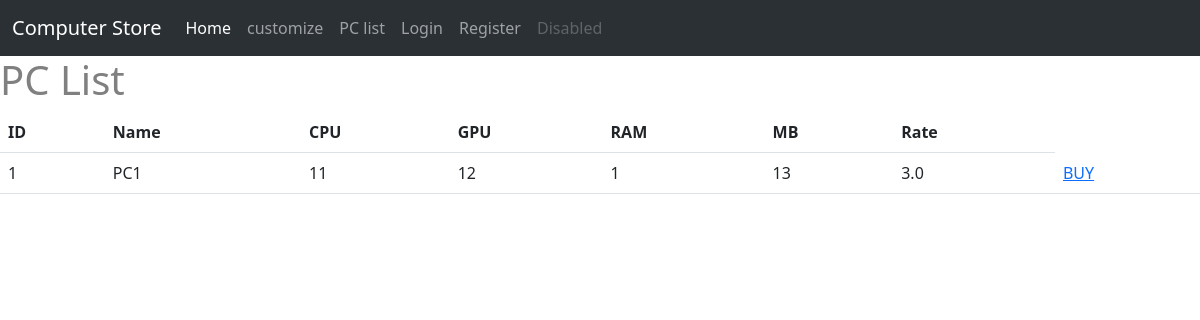
/prebulid, run on an earlier commit of the app's database.
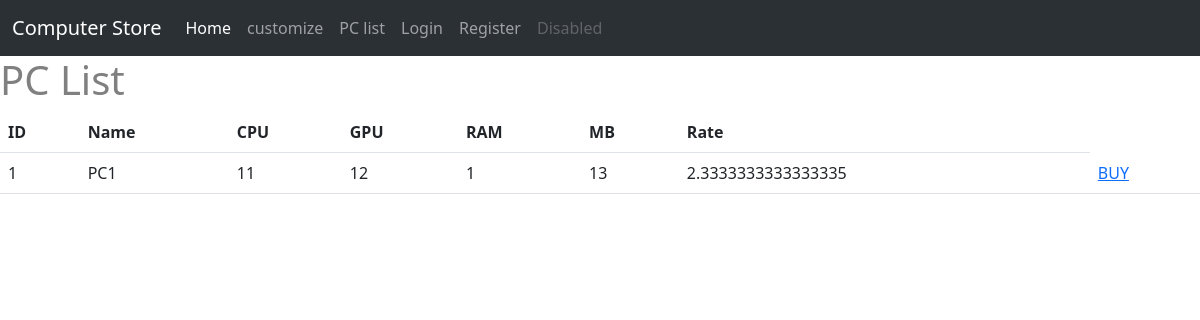
And on a later commit of the database.
### ltt/models.py (models this page shows)
class PC(db.Model):
    id = db.Column(db.Integer, primary_key = True)
    PCname = db.Column(db.String(120))
    cpu = db.Column(db.Integer, db.ForeignKey('item.id'))
    gpu = db.Column(db.Integer, db.ForeignKey('item.id'))
    ram = db.Column(db.Integer, db.ForeignKey('item.id'))
    MB = db.Column(db.Integer, db.ForeignKey('item.id'))
    rate_count = db.Column(db.Integer, default = 0)
    rate_acc = db.Column(db.Integer,default = 0)

### ltt/view.py (the view)
@view.route('/prebulid')
def prebulid():
    pc = PC.query.all()
    return render_template("prebulid.html", pc = pc)

### ltt/templates/prebulid.html (shortened to what this page needs)
{% extends "base.html" %}
{% block contend %}
<h1>PC List</h1>
<table class = "table table-hover">
    <thead>
        <tr>
            <th scope="col"> ID</th>
            <th scope="col"> Name</th>
            <th scope="col">CPU </th>
            <th scope="col"> GPU</th>
            <th scope="col">RAM </th>
            <th scope="col">MB </th>
            <th scope="col">Rate </th>
        </tr>
    </thead>
    <tbody>
        {% for p in pc %}
        <tr>
            <td>{{p.id}}</td>
            <td>{{p.PCname}}</td>
            <td>{{p.cpu}}</td>
            <td>{{p.gpu}}</td>
            <td>{{p.ram}}</td>
            <td>{{p.MB}}</td>
            {% if p.rate_count == 0   %}
            <td>0.0</td>
            {% else %}
            {% set rate = p.rate_acc/p.rate_count %}
            <td>{{rate}}</td>
            {% endif %}
            <td><a href="/buy/{{p.id}}">BUY</a></td>
        </tr>
        {% endfor %}
    </tbody>
</table>
{% endblock %}

What changed in the data, as far as the page shows it:
changed PC "PC1": rate "3.0" → "2.3333333333333335"
